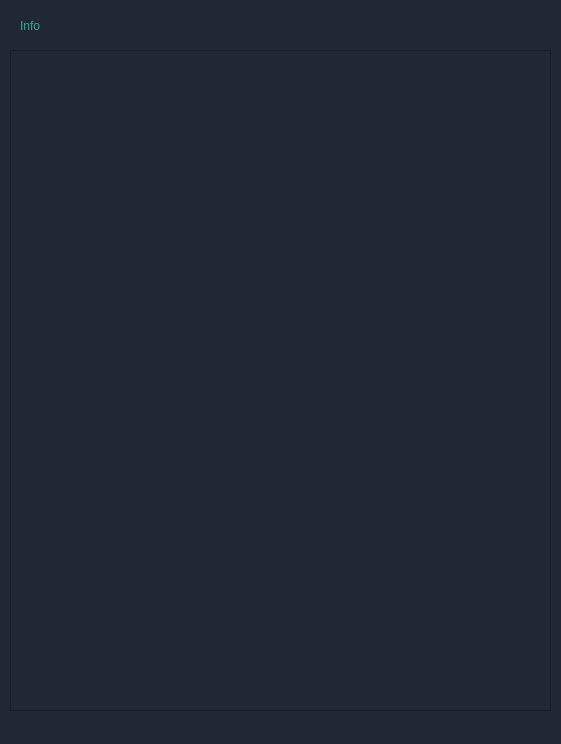
<?xml version="1.0" encoding="UTF-8"?>
<ui version="4.0">
 <class>Form</class>
 <widget class="QWidget" name="Form">
  <property name="geometry">
   <rect>
    <x>0</x>
    <y>0</y>
    <width>561</width>
    <height>744</height>
   </rect>
  </property>
  <property name="windowTitle">
   <string>Info</string>
  </property>
  <property name="styleSheet">
   <string notr="true">background-color: rgb(31, 40, 51);</string>
  </property>
  <widget class="QPlainTextEdit" name="plainTextEdit">
   <property name="geometry">
    <rect>
     <x>10</x>
     <y>50</y>
     <width>541</width>
     <height>661</height>
    </rect>
   </property>
   <property name="styleSheet">
    <string notr="true">color: rgb(197, 198, 199);
font: 75 9pt &quot;Trebuchet MS&quot;;</string>
   </property>
   <property name="readOnly">
    <bool>true</bool>
   </property>
   <property name="plainText">
    <string/>
   </property>
  </widget>
  <widget class="QLabel" name="label">
   <property name="geometry">
    <rect>
     <x>20</x>
     <y>10</y>
     <width>241</width>
     <height>31</height>
    </rect>
   </property>
   <property name="styleSheet">
    <string notr="true">color: rgb(69, 162, 158);
font: 75 12pt &quot;Terminal&quot;;</string>
   </property>
   <property name="text">
    <string>Info</string>
   </property>
  </widget>
 </widget>
 <resources/>
 <connections/>
</ui>
